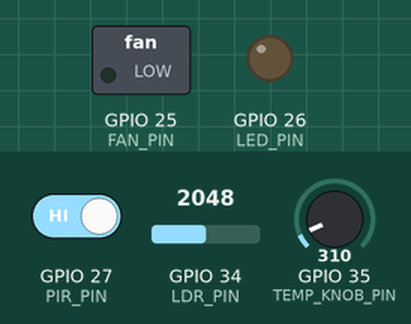
This sketch was run on a simulated ESP32. Shown: switched loads named in the sketch (green lamp = pin HIGH), output pins drawn as LEDs (lit = HIGH). Inputs (shaded band) come from the test bench; at power-on: GPIO 34 (LDR_PIN) = 2048, GPIO 27 (PIR_PIN) HIGH, GPIO 35 (TEMP_KNOB_PIN) = 310. WiFi joins after 1.5 s; servers stay silent unless stated; uploads are accepted with an empty reply.

Above: at 3.2 s.
3.3 s: GPIO 34 (LDR_PIN) set to 1059
9.3 s: GPIO 34 (LDR_PIN) set to 949
At 13.8 s:
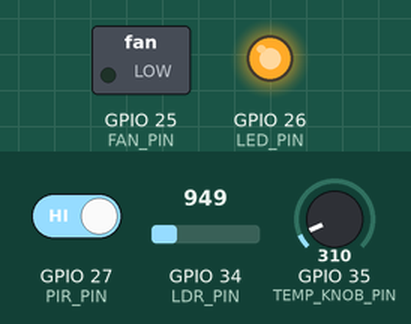
15.3 s: GPIO 34 (LDR_PIN) set to 1040
At 19.1 s:
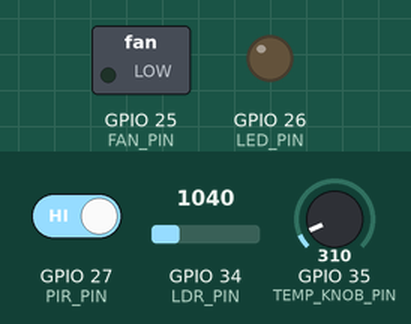
21.3 s: GPIO 34 (LDR_PIN) set to 960
At 24.4 s:
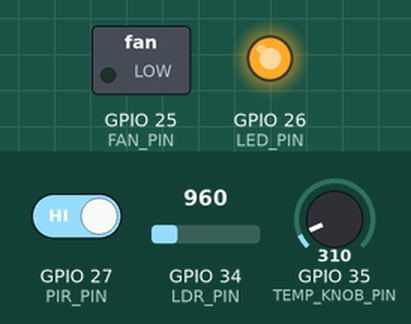
Timing chart, 0 to 25.9 s (numbered marks = the images above; inputs shaded):
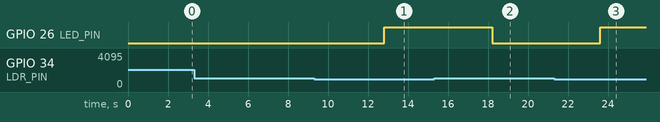

Measured:
- the behaviour switches between 1000 and 999 on GPIO 34 (LDR_PIN) (found by bisection; images 0 and 1)
- after the input at 3.3 s, every drawn part: stays the same
- after the input at 9.3 s, GPIO 26 (LED_PIN): LOW → HIGH after 3.5 s
- after the input at 15.3 s, GPIO 26 (LED_PIN): HIGH → LOW after 2.9 s
- after the input at 21.3 s, GPIO 26 (LED_PIN): LOW → HIGH after 2.3 s

The sketch:

main.ino
```cpp
#include <WiFi.h>
#include <HTTPClient.h>
#include <ArduinoJson.h>

const char* ssid = "YOUR_WIFI_SSID";
const char* password = "YOUR_WIFI_PASSWORD";
const char* serverUrl = "http://<backend-ip>:5000";

#define LDR_PIN 34
#define PIR_PIN 27
#define LED_PIN 26
#define FAN_PIN 25
#define TEMP_KNOB_PIN 35

bool overrideLED = false;
bool overrideFan = false;
int manualLEDState = 0;
int manualFanSpeed = 0;

void setup() {
  Serial.begin(115200);
  pinMode(PIR_PIN, INPUT);
  pinMode(LED_PIN, OUTPUT);
  ledcAttach(FAN_PIN, 5000, 8);
  connectWiFi();
}

void loop() {
  int ldr = analogRead(LDR_PIN);
  int pir = digitalRead(PIR_PIN);
  int tempKnob = analogRead(TEMP_KNOB_PIN);

  if (!overrideLED)
    digitalWrite(LED_PIN, (ldr < 1000 && pir) ? HIGH : LOW);
  else
    digitalWrite(LED_PIN, manualLEDState);

  if (!overrideFan) {
    int speed = pir ? map(tempKnob, 0, 4095, 100, 255) : 0;
    ledcWrite(0, speed);
  } else {
    ledcWrite(0, manualFanSpeed);
  }

  sendSensorData(ldr, pir);
  fetchControl();
  delay(5000);
}

void connectWiFi() {
  WiFi.begin(ssid, password);
  while (WiFi.status() != WL_CONNECTED) delay(1000);
}

void sendSensorData(int ldr, int pir) {
  if (WiFi.status() == WL_CONNECTED) {
    HTTPClient http;
    http.begin(String(serverUrl) + "/update");
    http.addHeader("Content-Type", "application/json");
    String payload = "{\"ldr\":" + String(ldr) + ",\"pir\":" + String(pir) + "}";
    http.POST(payload);
    http.end();
  }
}

void fetchControl() {
  if (WiFi.status() == WL_CONNECTED) {
    HTTPClient http;
    http.begin(String(serverUrl) + "/control");
    int httpCode = http.GET();
    if (httpCode == 200) {
      String body = http.getString();
      DynamicJsonDocument doc(512);
      deserializeJson(doc, body);
      overrideLED = doc["overrideLED"];
      overrideFan = doc["overrideFan"];
      manualLEDState = doc["ledState"];
      manualFanSpeed = doc["fanSpeed"];
    }
    http.end();
  }
}
```
